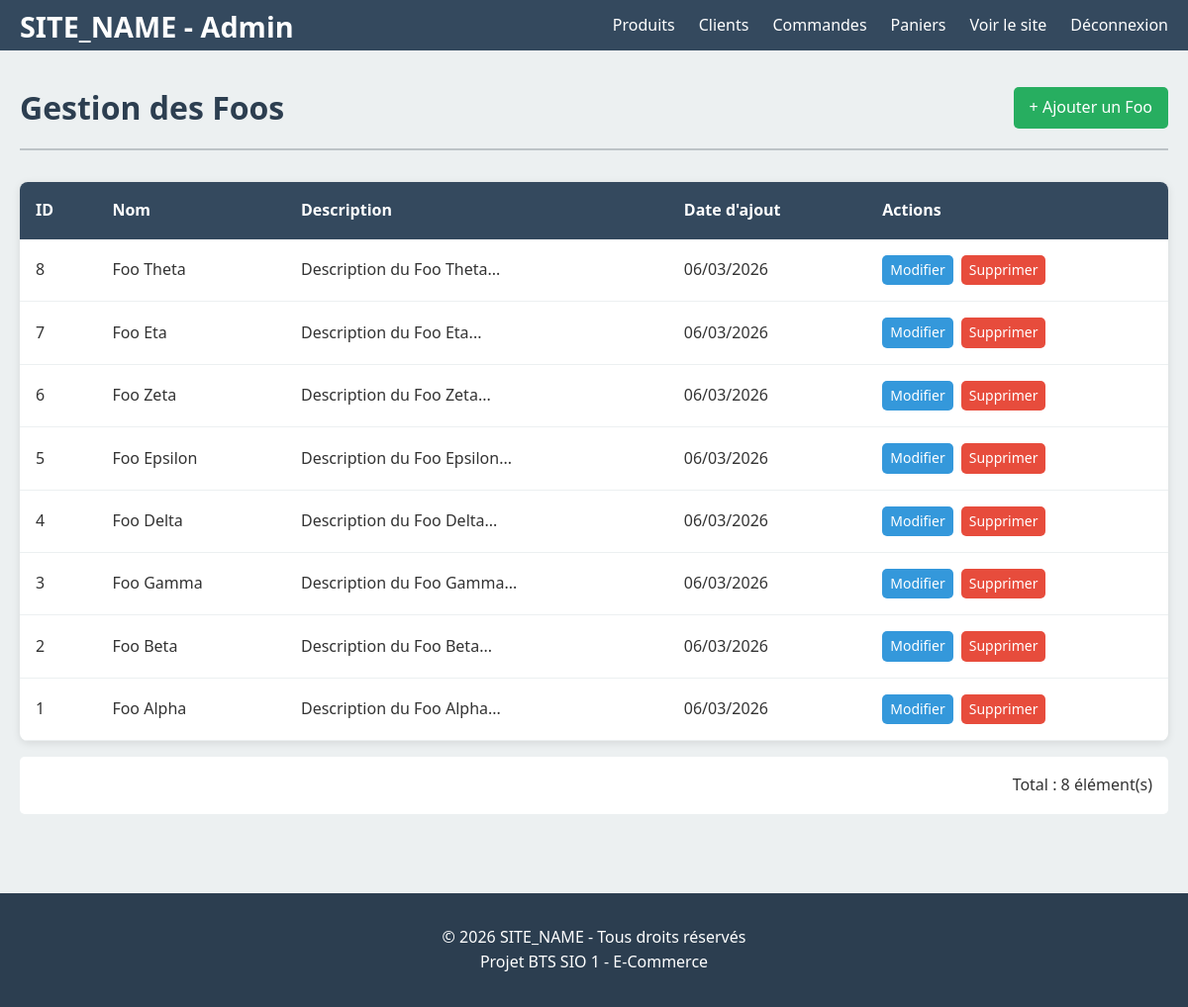
The app's page /admin.php with its own data.
### tables this page shows
CREATE TABLE foos (
    id INT AUTO_INCREMENT PRIMARY KEY,
    nom VARCHAR(200) NOT NULL,
    description TEXT,
    date_ajout DATETIME DEFAULT CURRENT_TIMESTAMP,
    INDEX idx_nom (nom)
);

### controllers/FooController.php (called while the page is built, shortened)
<?php
require_once __DIR__ . '/../models/Foo.php';
class FooController {
    private $fooModel;
    public function __construct() {
        $this->fooModel = new Foo();
    }
    public function adminList() {
        $foos = $this->fooModel->getAll();
        require_once __DIR__ . '/../views/admin/foos/list.php';
    }
}

### public/admin.php (called while the page is built, shortened)
<?php
require_once '../config/database.php';
$action = $_GET['action'] ?? 'list';
$action = preg_replace('/[^a-zA-Z]/', '', $action);
$controllerInstance = new $controllerClass();
$adminAction = 'admin' . ucfirst($action);
$controllerInstance->$adminAction();

### config/database.php (called while the page is built, shortened)
<?php
class Database {
    private static $pdo = null;
    public static function getConnection() {
        if (self::$pdo === null) {
            try {
                $dsn = 'mysql:host=' . DB_HOST . ';dbname=' . DB_NAME . ';charset=' . DB_CHARSET;
                $options = [
                    PDO::ATTR_ERRMODE => PDO::ERRMODE_EXCEPTION,
                    PDO::ATTR_DEFAULT_FETCH_MODE => PDO::FETCH_ASSOC,
                    PDO::ATTR_EMULATE_PREPARES => false
                ];
                self::$pdo = new PDO($dsn, DB_USER, DB_PASS, $options);
            } catch (PDOException $e) {
                die('Erreur de connexion à la base de données : ' . $e->getMessage());
            }
        }
        return self::$pdo;
    }
}

### models/Foo.php (called while the page is built, shortened)
<?php
require_once __DIR__ . '/../config/database.php';
class Foo {
    private $pdo;
    public function __construct() {
        $this->pdo = Database::getConnection();
    }
    public function getAll() {
        $sql = "SELECT * FROM foos ORDER BY id DESC";
        $stmt = $this->pdo->query($sql);
        return $stmt->fetchAll();
    }
}

### views/admin/foos/list.php (the view, shortened to what this page needs)
<?php
require_once __DIR__ . '/../../layout/admin_header.php';
?>
<div class="admin-foos-page">
    <div class="page-header">
        <h1>Gestion des Foos</h1>
        <a href="admin.php?controller=foo&action=create" class="btn btn-success">
            + Ajouter un Foo
        </a>
    </div>
    <table class="admin-table">
        <thead>
            <tr>
                <th>ID</th>
                <th>Nom</th>
                <th>Description</th>
                <th>Date d'ajout</th>
                <th>Actions</th>
            </tr>
        </thead>
        <tbody>
            <?php if (empty($foos)): ?>
                <tr>
                    <td colspan="5" class="text-center">Aucun élément disponible.</td>
                </tr>
            <?php else: ?>
                <?php foreach ($foos as $foo): ?>
                    <tr>
                        <td><?= $foo['id'] ?></td>
                        <td><?= htmlspecialchars($foo['nom']) ?></td>
                        <td><?= htmlspecialchars(substr($foo['description'], 0, 50)) ?>...</td>
                        <td><?= date('d/m/Y', strtotime($foo['date_ajout'])) ?></td>
                        <td class="actions">
                            <a href="admin.php?controller=foo&action=edit&id=<?= $foo['id'] ?>"
                               class="btn btn-sm btn-primary"
                               title="Modifier">
                                Modifier
                            </a>
                            <a href="admin.php?controller=foo&action=delete&id=<?= $foo['id'] ?>"
                               class="btn btn-sm btn-danger"
                               title="Supprimer"
                               onclick="return confirm('Êtes-vous sûr de vouloir supprimer cet élément ?')">
                                Supprimer
                            </a>
                        </td>
                    </tr>
                <?php endforeach; ?>
            <?php endif; ?>
        </tbody>
    </table>
    <div class="table-stats">
        <p>Total : <?= count($foos) ?> élément(s)</p>
    </div>
</div>
<?php
require_once __DIR__ . '/../../layout/footer.php';
?>

### assets/css/style.css (style rules this page uses)
* { margin: 0; padding: 0; box-sizing: border-box; }
body { font-family: 'Segoe UI', Tahoma, Geneva, Verdana, sans-serif; font-size: 16px; line-height: 1.6; color: #333; background-color: #f5f5f5; }
.btn { display: inline-block; padding: 0.5rem 1rem; text-decoration: none; border-radius: 5px; border: none; cursor: pointer; font-size: 1rem; transition: background-color 0.3s; }
.btn-primary { background-color: #3498db; color: white; }
.btn-success { background-color: #27ae60; color: white; }
.btn-danger { background-color: #e74c3c; color: white; }
.btn-sm { padding: 0.25rem 0.5rem; font-size: 0.875rem; }

### assets/css/admin.css (style rules this page uses)
.admin-body { background-color: #ecf0f1; }
.page-header { display: flex; justify-content: space-between; align-items: center; margin-bottom: 2rem; padding-bottom: 1rem; border-bottom: 2px solid #bdc3c7; }
.page-header h1 { color: #2c3e50; }
.admin-table { width: 100%; background: white; border-radius: 8px; overflow: hidden; box-shadow: 0 2px 8px rgba(0,0,0,0.1); border-collapse: collapse; }
.admin-table thead { background-color: #34495e; color: white; }
.admin-table th, .admin-table td { padding: 1rem; text-align: left; }
.admin-table tbody tr { border-bottom: 1px solid #ecf0f1; }
.actions { display: flex; gap: 0.5rem; }
.table-stats { margin-top: 1rem; padding: 1rem; background: white; border-radius: 5px; text-align: right; }

### records on screen
foos: id "8", nom "Foo Theta", description "Description du Foo Theta", date_ajout "06/03/2026"
foos: id "7", nom "Foo Eta", description "Description du Foo Eta", date_ajout "06/03/2026"
foos: id "6", nom "Foo Zeta", description "Description du Foo Zeta", date_ajout "06/03/2026"
foos: id "5", nom "Foo Epsilon", description "Description du Foo Epsilon", date_ajout "06/03/2026"
foos: id "4", nom "Foo Delta", description "Description du Foo Delta", date_ajout "06/03/2026"
foos: id "3", nom "Foo Gamma", description "Description du Foo Gamma", date_ajout "06/03/2026"
foos: id "2", nom "Foo Beta", description "Description du Foo Beta", date_ajout "06/03/2026"
foos: id "1", nom "Foo Alpha", description "Description du Foo Alpha", date_ajout "06/03/2026"

### other values on screen
SITE_NAME "SITE_NAME"
count($foos) "8"
